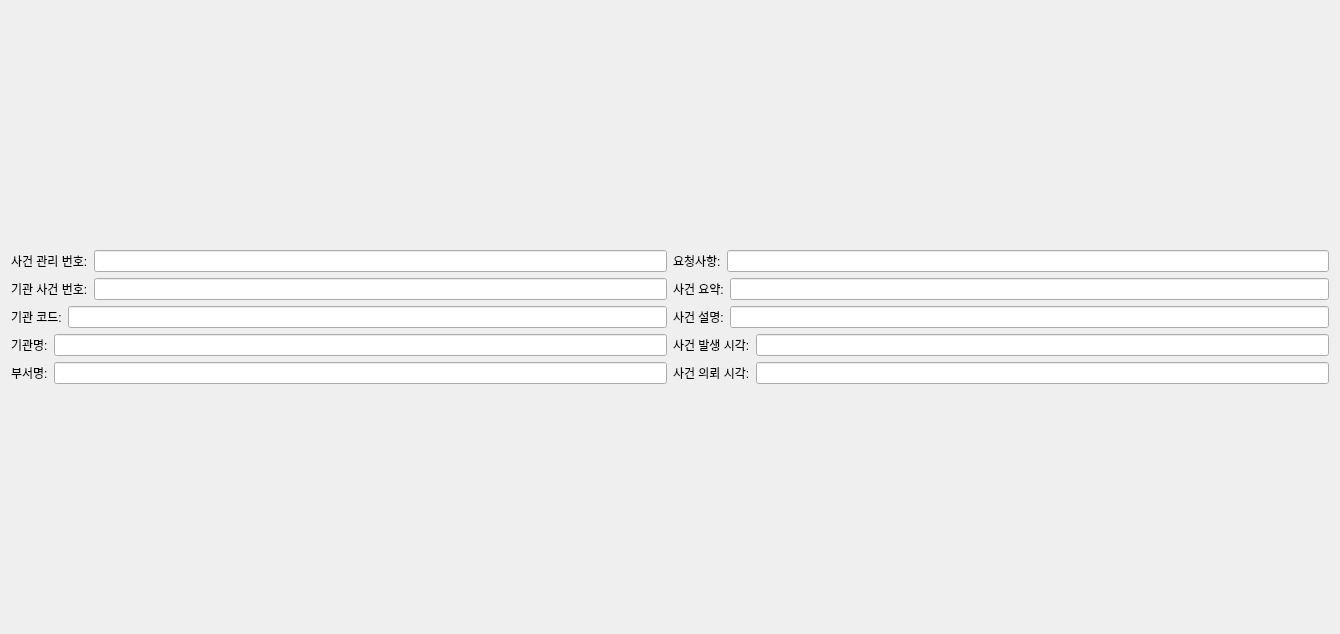
          <widget class="QWidget" name="scrollAreaWidgetContents">
           <property name="geometry">
            <rect>
             <x>0</x>
             <y>0</y>
             <width>1340</width>
             <height>634</height>
            </rect>
           </property>
           <layout class="QGridLayout" name="gridLayout_2">
            <item row="0" column="0">
             <layout class="QVBoxLayout" name="CI_left__verticalLayout">
              <item>
               <layout class="QHBoxLayout" name="case_management_id__horizontalLayout">
                <item>
                 <widget class="QLabel" name="case_management_id__label">
                  <property name="text">
                   <string>사건 관리 번호:</string>
                  </property>
                 </widget>
                </item>
                <item>
                 <widget class="QLineEdit" name="case_management_id__lineEdit"/>
                </item>
               </layout>
              </item>
              <item>
               <layout class="QHBoxLayout" name="agency_case_no__horizontalLayout">
                <item>
                 <widget class="QLabel" name="agency_case_no__label">
                  <property name="text">
                   <string>기관 사건 번호:</string>
                  </property>
                 </widget>
                </item>
                <item>
                 <widget class="QLineEdit" name="agency_case_no__lineEdit"/>
                </item>
               </layout>
              </item>
              <item>
               <layout class="QHBoxLayout" name="agency_organization_code__horizontalLayout">
                <item>
                 <widget class="QLabel" name="agency_organization_code__label">
                  <property name="text">
                   <string>기관 코드:</string>
                  </property>
                 </widget>
                </item>
                <item>
                 <widget class="QLineEdit" name="agency_organization_code__lineEdit"/>
                </item>
               </layout>
              </item>
              <item>
               <layout class="QHBoxLayout" name="agency_organization_name__horizontalLayout">
                <item>
                 <widget class="QLabel" name="agency_organization_name__label">
                  <property name="text">
                   <string>기관명:</string>
                  </property>
                 </widget>
                </item>
                <item>
                 <widget class="QLineEdit" name="agency_organization_name__lineEdit"/>
                </item>
               </layout>
              </item>
              <item>
               <layout class="QHBoxLayout" name="agency_organization_party_name__horizontalLayout">
                <item>
                 <widget class="QLabel" name="agency_organization_party_name__label">
                  <property name="text">
                   <string>부서명:</string>
                  </property>
                 </widget>
                </item>
                <item>
                 <widget class="QLineEdit" name="agency_organization_party_name__lineEdit"/>
                </item>
               </layout>
              </item>
             </layout>
            </item>
            <item row="0" column="1">
             <layout class="QVBoxLayout" name="CI_right__verticalLayout">
              <item>
               <layout class="QHBoxLayout" name="contents_of_request__horizontalLayout">
                <item>
                 <widget class="QLabel" name="contents_of_request__label">
                  <property name="text">
                   <string>요청사항:</string>
                  </property>
                 </widget>
                </item>
                <item>
                 <widget class="QLineEdit" name="contents_of_request__lineEdit"/>
                </item>
               </layout>
              </item>
              <item>
               <layout class="QHBoxLayout" name="case_summary__horizontalLayout">
                <item>
                 <widget class="QLabel" name="case_summary__label">
                  <property name="text">
                   <string>사건 요약:</string>
                  </property>
                 </widget>
                </item>
                <item>
                 <widget class="QLineEdit" name="case_summary__lineEdit"/>
                </item>
               </layout>
              </item>
              <item>
               <layout class="QHBoxLayout" name="case_description__horizontalLayout">
                <item>
                 <widget class="QLabel" name="case_description__label">
                  <property name="text">
                   <string>사건 설명:</string>
                  </property>
                 </widget>
                </item>
                <item>
                 <widget class="QLineEdit" name="case_description__lineEdit"/>
                </item>
               </layout>
              </item>
              <item>
               <layout class="QHBoxLayout" name="case_datetime__horizontalLayout">
                <item>
                 <widget class="QLabel" name="case_datetime__label">
                  <property name="text">
                   <string>사건 발생 시각:</string>
                  </property>
                 </widget>
                </item>
                <item>
                 <widget class="QLineEdit" name="case_datetime__lineEdit"/>
                </item>
               </layout>
              </item>
              <item>
               <layout class="QHBoxLayout" name="ordering_datetime__horizontalLayout">
                <item>
                 <widget class="QLabel" name="ordering_datetime__label">
                  <property name="text">
                   <string>사건 의뢰 시각:</string>
                  </property>
                 </widget>
                </item>
                <item>
                 <widget class="QLineEdit" name="ordering_datetime__lineEdit"/>
                </item>
               </layout>
              </item>
             </layout>
            </item>
           </layout>
          </widget>
